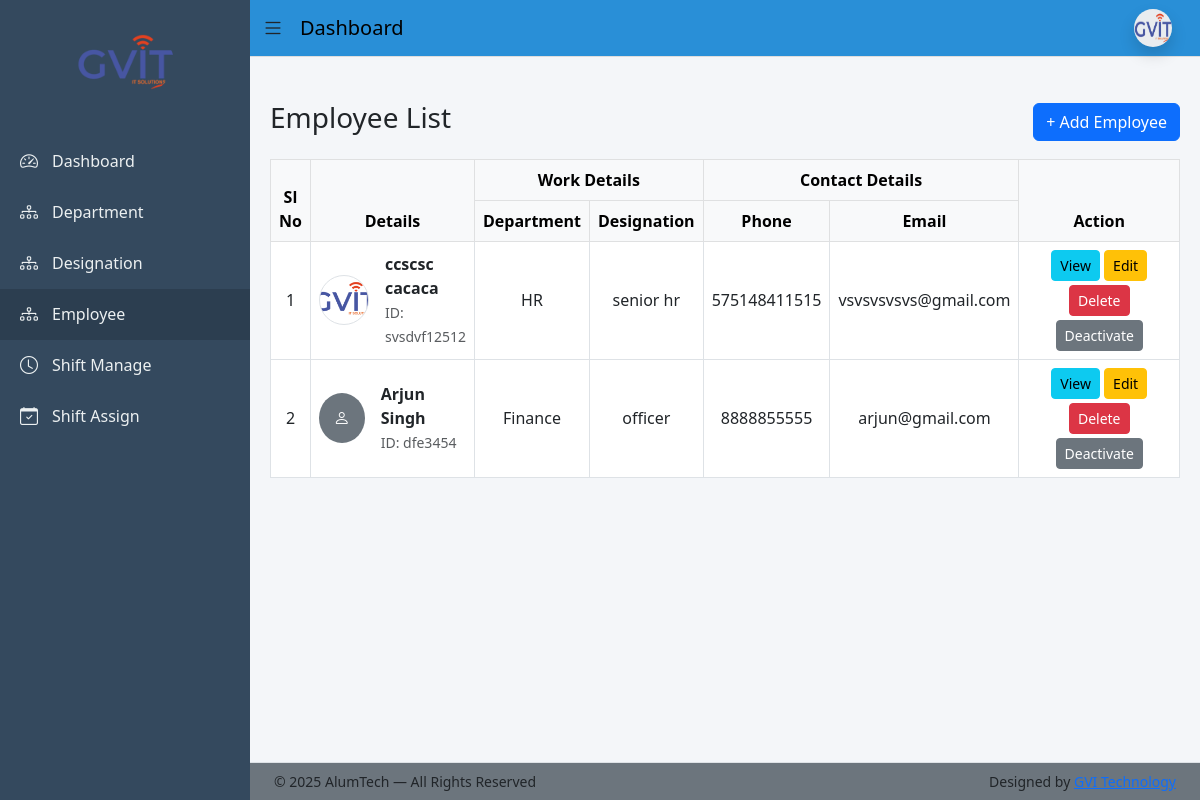
The page /employee/ (signed in) on the database its author committed.
### app/models.py (models this page shows, shortened)
class Employee(models.Model):
    BLOOD_GROUP_CHOICES = [
        ('A+', 'A+'), ('A-', 'A-'),
        ('B+', 'B+'), ('B-', 'B-'),
        ('O+', 'O+'), ('O-', 'O-'),
        ('AB+', 'AB+'), ('AB-', 'AB-'),
    ]
    BACHELOR_CHOICES = [
        ('BCom', 'B.Com'),
        ('BSc', 'B.Sc'),
        ('BA', 'B.A'),
        ('BTech', 'B.Tech'),
    ]
    MASTER_CHOICES = [
        ('MCom', 'M.Com'),
        ('MSc', 'M.Sc'),
        ('MA', 'M.A'),
        ('MTech', 'M.Tech'),
    ]
    first_name = models.CharField(max_length=50)
    middle_name = models.CharField(max_length=50, blank=True)
    last_name = models.CharField(max_length=50)
    gender = models.CharField(max_length=10,choices=[('Male','Male'),('Female','Female'),('Other','Other')])
    blood_group = models.CharField(max_length=10, choices=BLOOD_GROUP_CHOICES, blank=True, null=True)
    date_of_birth = models.DateField(null=True, blank=True)
    father_name = models.CharField(max_length=100, blank=True)
    mother_name = models.CharField(max_length=100, blank=True)
    user_id = models.CharField(max_length=20)
    password = models.CharField(max_length=10)
    email = models.EmailField(unique=True)
    contact_no = models.CharField(max_length=15)
    emergency_contact = models.CharField(max_length=15)
    address = models.TextField(blank=True, null=True)
    permanent_address = models.TextField(blank=True, null=True)
    bachelor_degree = models.CharField(max_length=10, choices=BACHELOR_CHOICES, blank=True, null=True)
    master_degree = models.CharField(max_length=10, choices=MASTER_CHOICES, blank=True, null=True)
    employee_id = models.CharField(max_length=20, unique=True)
    department = models.ForeignKey(Department, on_delete=models.PROTECT)
    designation = models.ForeignKey(Designation, on_delete=models.PROTECT)
    date_of_joining = models.DateField(blank=True, null=True)
    photo = models.ImageField(upload_to='employees/', blank=True, null=True)
    pan_no = models.CharField(max_length=10,blank=True,null=True)
    Aadhar_no = models.CharField(max_length=12,blank=True,null=True)
    Bank_name = models.CharField(max_length=50,blank=True,null=True)
    acc_no = models.CharField(max_length=15,blank=True,null=True)
    ifsc_no = models.CharField(max_length=15,blank=True,null=True)
    branch_name = models.CharField(max_length=50,blank=True,null=True)
    is_active = models.BooleanField(default=True)
    created_at = models.DateTimeField(auto_now_add=True)
    created_by = models.ForeignKey(User, on_delete=models.SET_NULL, null=True, blank=True)
    def full_name(self):
        return f"{self.first_name} {self.middle_name} {self.last_name}".strip()

class Department(models.Model):
    name = models.CharField(max_length=100, unique=True)
    description = models.TextField(blank=True)

class Designation(models.Model):
    department = models.ForeignKey(Department, on_delete=models.CASCADE)
    name = models.CharField(max_length=100)

### app/views.py (the view)
# urls.py: path('employee/', employee_list, name='employee_list'),
@never_cache
@login_required(login_url='login')
def employee_list(request):
    employees = Employee.objects.select_related(
        'department', 'designation'
    ).all()
    return render(request, 'employee/employee_list.html', {'employees': employees
    })

### templates/employee/employee_list.html (shortened to what this page needs)
{% extends 'base_dashboard.html' %}
{% block content %}
<div class="d-flex justify-content-between align-items-center mb-3">
  <h3>Employee List</h3>
  <a href="{% url 'employee_add' %}" class="btn btn-primary">
    + Add Employee
  </a>
</div>
<div class="table-responsive">
  <table class="table table-bordered align-middle text-center">
    <thead class="table-light">
      <tr>
        <th rowspan="2">Sl No</th>
        <th rowspan="2">Details</th>
        <th colspan="2">Work Details</th>
        <th colspan="2">Contact Details</th>
        <th rowspan="2" style="width:200px">Action</th>
      </tr>
      <tr>
        <th>Department</th>
        <th>Designation</th>
        <th>Phone</th>
        <th>Email</th>
      </tr>
    </thead>
    <tbody>
      {% for emp in employees %}
      <tr>
        <td>{{ forloop.counter }}</td>
        <td class="text-start">
          <div class="d-flex align-items-center gap-3">
            {% if emp.photo %}
              <img src="{{ emp.photo.url }}"
                   class="rounded-circle border"
                   width="50" height="50"
                   style="object-fit:cover;">
            {% else %}
              <div class="rounded-circle bg-secondary text-white d-flex
                          align-items-center justify-content-center"
                   style="width:50px;height:50px;">
                <i class="bi bi-person"></i>
              </div>
            {% endif %}
            <div>
              <strong>{{ emp.full_name }}</strong><br>
              <small class="text-muted">ID: {{ emp.employee_id }}</small>
            </div>
          </div>
        </td>
        <td>{{ emp.department.name }}</td>
        <td>{{ emp.designation.name }}</td>
        <td>{{ emp.contact_no }}</td>
        <td>{{ emp.email }}</td>
        <td>
          <a href="{% url 'employee_view' emp.id %}" class="btn btn-info btn-sm mb-1">
            View
          </a>
          <a href="{% url 'employee_edit' emp.id %}" class="btn btn-warning btn-sm mb-1">
            Edit
          </a>
          <a href="{% url 'employee_delete' emp.id %}"
             class="btn btn-danger btn-sm mb-1"
             onclick="return confirm('Delete this employee?');">
            Delete
          </a>
          <a href="{% url 'employee_toggle_status' emp.id %}"
             class="btn btn-sm {% if emp.is_active %}btn-secondary{% else %}btn-success{% endif %}">
            {% if emp.is_active %}Deactivate{% else %}Activate{% endif %}
          </a>
        </td>
      </tr>
      {% empty %}
      <tr>
        <td colspan="7" class="text-center text-muted">
          No employees found
        </td>
      </tr>
      {% endfor %}
    </tbody>
  </table>
</div>
{% endblock %}

### static/css/dashboard_style.css (style rules this page uses)
body { overflow-x: hidden; background: #f4f6f9; }

### rows shown on the page
Employee: photo (picture), full_name "ccscsc cacaca", employee_id "svsdvf12512", department.name "HR", designation.name "senior hr", contact_no "575148411515", email "vsvsvsvsvs@gmail.com", is_active "Deactivate"
Employee: full_name "Arjun Singh", employee_id "dfe3454", department.name "Finance", designation.name "officer", contact_no "8888855555", email "arjun@gmail.com", is_active "Deactivate"
